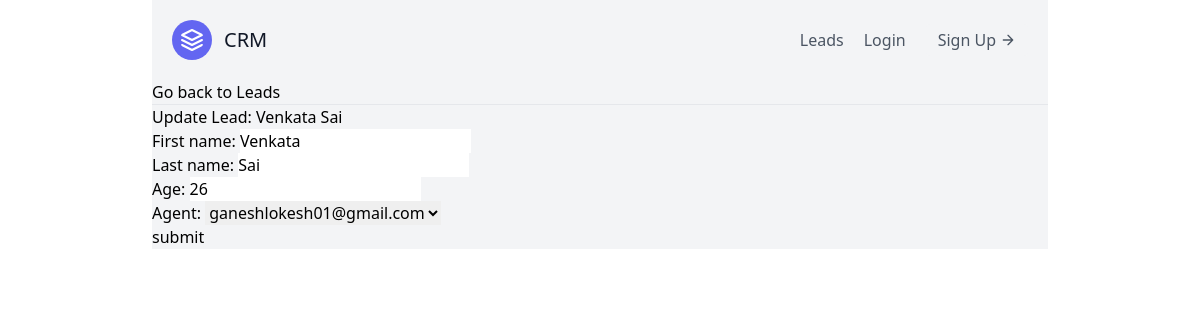
The page /leads/2/update/ on the database its author committed.
### leads/models.py (models this page shows, shortened)
class LEAD(models.Model):
    first_name = models.CharField(max_length=20)
    last_name = models.CharField(max_length=20)
    age = models.IntegerField(default=0)
    agent = models.ForeignKey("Agent", on_delete=models.CASCADE)

### leads/views.py (the view)
# urls.py: path('<int:pk>/update/', lead_update, name="update-lead"),
def lead_update(request, pk):
    lead = LEAD.objects.get(id=pk)
    form = LeadModelForm(instance=lead)
    if request.method == "POST":
        print("Receiving Post Request")
        form = LeadModelForm(request.POST, instance=lead)
        if form.is_valid():
            form.save()
            return redirect("/leads")
    context = {
        "form": form,
        "lead": lead
    }
    return render(request, "leads/lead_update.html", context)

### leads/forms.py
class LeadModelForm(forms.ModelForm):
    class Meta:
        model = LEAD
        fields = (
            'first_name',
            'last_name',
            'age',
            'agent',
        )

### leads/models.py (called while the page is built)
    def __str__(self) -> str:
        return self.user.email

### templates/leads/lead_update.html (shortened to what this page needs)
{% extends "base.html" %}
{% block content %}
    <a href="{% url 'leads:lead-list' %}">Go back to Leads</a>
    <hr>
    <h1>Update Lead: {{ lead.first_name }} {{ lead.last_name }}</h1>
    <form  method="post">
        {{ form.as_p }}
        <button type="submit">submit</button>
    </form>
{% endblock content %}

### rows shown on the page
LEAD: first_name "Venkata", last_name "Sai", age "26", agent "ganeshlokesh01@gmail.com"
